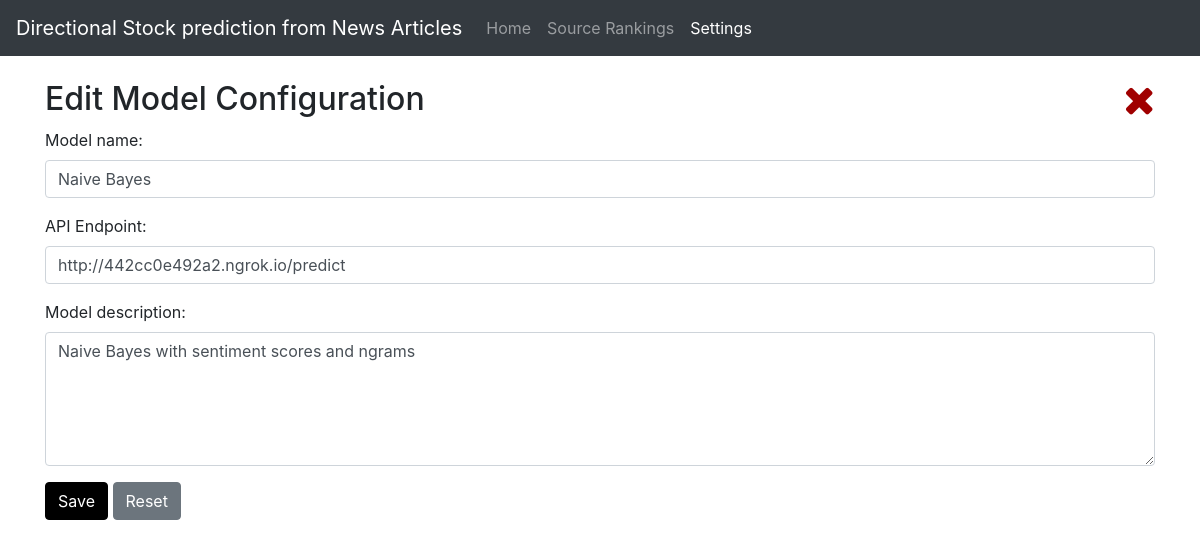
The page /prediction/config/16/ on the database its author committed.
### prediction/models.py (models this page shows, shortened)
class ModelConfig(models.Model):
    model_name = models.CharField(max_length=100)
    api_endpoint = models.CharField(max_length=100)
    description = models.CharField(max_length=1000)

### prediction/views.py (the view)
# urls.py: path('config/<int:model_id>/', views.detail, name='detail'),
def detail(request, model_id):
    config_detail = get_object_or_404(ModelConfig, pk=model_id)
    context = {'config_detail':config_detail}
    return render(request, 'prediction/config_detail.html', context)

### prediction/templates/prediction/config_detail.html (shortened to what this page needs)
<!DOCTYPE html>
<html lang="en">
  <head>
    <link
      rel="stylesheet"
      href="https://maxcdn.bootstrapcdn.com/bootstrap/4.5.2/css/bootstrap.min.css"
    />
    <link rel="stylesheet" href="https://cdnjs.cloudflare.com/ajax/libs/font-awesome/4.7.0/css/font-awesome.min.css">
  </head>
  <body>
    <nav class="navbar navbar-expand-sm bg-dark navbar-dark">
      <a class="navbar-brand" href="{% url 'prediction:index'%}">Directional Stock prediction from News Articles</a>
      <ul class="navbar-nav">
        <li class="nav-item">
          <a class="nav-link" href="{% url 'prediction:index'%}">Home</a>
        </li>
        <li class="nav-item">
          <a class="nav-link" href="{% url 'prediction:rankings'%}">Source Rankings</a>
        </li>
        <li class="nav-item active">
          <a class="nav-link" href="{% url 'prediction:config'%}">Settings</a>
        </li>
      </ul>
    </nav>
    <div class="container">
      <br>
        {%if config_detail%}
        <h2 style="float: left; display: inline;">Edit Model Configuration</h2>
        {%else%}
        <h2 style="float: left; display: inline;">Create new Model</h2>
        {%endif%}
        <a href="{% url 'prediction:config'%}" style="float: right;">
            <i class="fa fa-close" style='font-size:2.5rem; color:rgb(160, 0, 0)'></i>
        </a>
      <br>
      <br>
      {%if config_detail%}
      <form action="{% url 'prediction:update_config' config_detail.id %}" method="POST">
      {%else%}
      <form action="{% url 'prediction:create_config'  %}" method="POST">
      {%endif%}
        <div class="form-group">
          <label for="model_name">Model name: </label>
          <input
            type="text"
            class="form-control"
            id="model_name"
            name="model_name"
            value="{{config_detail.model_name}}"
            placeholder="Enter model name"
            required="true"
          />
        </div>
        <div class="form-group">
          <label for="api_endpoint">API Endpoint: </label>
          <input
            type="text"
            class="form-control"
            id="api_endpoint"
            name="api_endpoint"
            value="{{config_detail.api_endpoint}}"
            placeholder="Enter API endpoint URL"
            required="true"
          />
        </div>
        <div class="form-group">
          <label for="description">Model description: </label>
          <textarea
            class="form-control"
            name="description"
            rows="5"
            id="description"
            placeholder="Describe your model..."
            required="true"
          >{{config_detail.description}}</textarea>
        </div>
        <button type="submit" class="btn btn-primary" style="background-color: black; border-color: black;">Save</button>
        <input type="reset" class="btn btn-secondary"/>
      </form>
    </div>
  </body>
</html>

### rows shown on the page
ModelConfig: model_name "Naive Bayes", api_endpoint "http://442cc0e492a2.ngrok.io/predict", description "Naive Bayes with sentiment scores and ngrams"
